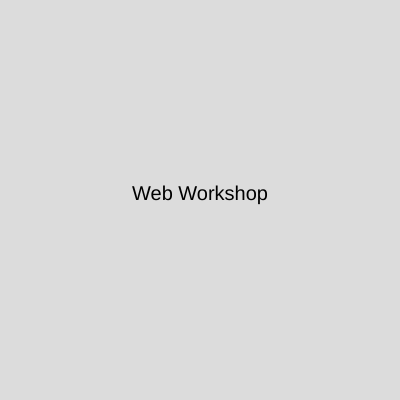
Frame 1 (no input)
Frame 2 (the mouse pressed at the canvas centre, redrawn once): identical to frame 1, image omitted

The p5.js sketch that drew this single still picture (run headless with seeded random() and noise() and a simulated clock; the mouse was pressed at the canvas centre and the sketch redrawn once):

// p5.js sketch
// ── sketch.js
function setup() {
  createCanvas(400, 400);
}

function draw() {
  background(220);
  textSize(20);
  textAlign(CENTER);
  text('Web Workshop', width / 2, height / 2);
  noLoop();
}
